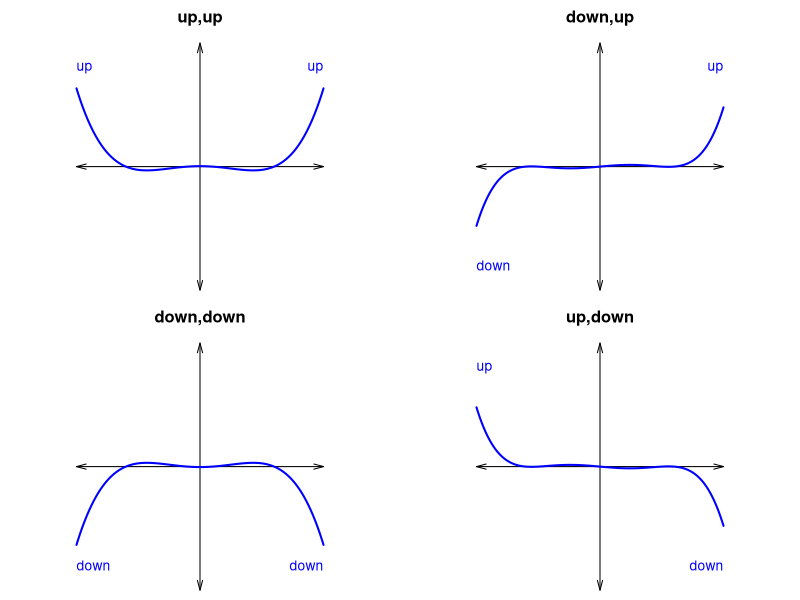

This figure's R source:
## ---- chunk 1
options(scipen=999)
pfix = function(c,d){
    cc = c[c!=0]
    dd = d[c!=0]
    p = paste0("{",cc,"}x^{",dd,"}",collapse="+")
    p = gsub("x^{0}","",p,fixed=T)
    p = gsub("x^{1}","x",p,fixed=T)
    p = gsub("+{-","-{",p,fixed=T)
    p = gsub("+{1}x","+x",p,fixed=T)
    p = gsub("-{1}x","-x",p,fixed=T)
    p = gsub("{-1}x","-x",p,fixed=T)
    p = gsub("{1}x","x",p,fixed=T)
    return(p)
}
degs = numeric()
negs = numeric()
pols = character()
sols = character()
cfs = list()
for(i in 1:8){
    deg = sample(5:8,1)
    cf = c(sample(c(-9:-1,1:9),1),sample(-9:9,deg))
    pol = pfix(cf,deg:0)
    neg = sign(cf[1])
    wh = -neg+2+(deg %% 2)
    degs = c(degs,deg)
    negs = c(negs,neg)
    pols = c(pols,pol)
    sols = c(sols,paste0(1*(1:4==wh),collapse=""))
    cfs[[i]] = cf
}

asol = paste0(sols,collapse="|")

ch = c("up,up","down,up","down,down","up,down")
al = paste0("* ",ch,collapse="\n")

## ---- chunk 2
par(mfrow=c(2,2),pty="s",mar=c(0,0,2,0))
x = seq(-1,1,0.001)


plot(0,0,"n",main="up,up",xlim=c(-1,1),ylim=c(-1,1),ylab="",axes=F)
arrows(0,-1,0,1,0.1,15,code=3)
arrows(-1,0,1,0,0.1,15,code=3)
lines(x,(x-0.6)*(x-0.1)*(x+0.1)*(x+0.6),lwd=2,col="blue")
text(-1,0.8,"up",adj=0,col="blue")
text(1,0.8,"up",adj=1,col="blue")

plot(0,0,"n",main="down,up",xlim=c(-1,1),ylim=c(-1,1),ylab="",axes=F)
arrows(0,-1,0,1,0.1,15,code=3)
arrows(-1,0,1,0,0.1,15,code=3)
lines(x,(x-0.6)*(x-0.5)*x*(x+0.5)*(x+0.6),lwd=2,col="blue")
text(-1,-0.8,"down",adj=0,col="blue")
text(1,0.8,"up",adj=1,col="blue")

plot(0,0,"n",main="down,down",xlim=c(-1,1),ylim=c(-1,1),ylab="",axes=F)
arrows(0,-1,0,1,0.1,15,code=3)
arrows(-1,0,1,0,0.1,15,code=3)
lines(x,-(x-0.6)*(x-0.1)*(x+0.1)*(x+0.6),lwd=2,col="blue")
text(-1,-0.8,"down",adj=0,col="blue")
text(1,-0.8,"down",adj=1,col="blue")

plot(0,0,"n",main="up,down",xlim=c(-1,1),ylim=c(-1,1),ylab="",axes=F)
arrows(0,-1,0,1,0.1,15,code=3)
arrows(-1,0,1,0,0.1,15,code=3)
lines(x,-(x-0.6)*(x-0.5)*x*(x+0.5)*(x+0.6),lwd=2,col="blue")
text(-1,0.8,"up",adj=0,col="blue")
text(1,-0.8,"down",adj=1,col="blue")


## ---- chunk 3
lets = c("f","g","h","i","j","k","l","m")
for(i in 1:8){
    deg = degs[i]
    cf = cfs[[i]][1]
    neg = sign(cf)
    wh = -neg+2+(deg %% 2)
    if(neg==-1){
        wrd = "negative"
    } else {
        wrd = "positive"
    }
    if(deg%%2==0){
        wrd2 = "even"
    } else {
        wrd2 = "odd"
    }
    cat(paste0(i,". The highest-degree term of $",lets[i],"(x)$ is $",pfix(cf,deg),"$. The coefficient is ",wrd,". The degree is ",wrd2,". Thus, the end behavior is ",ch[wh],".\n\n"))
}
